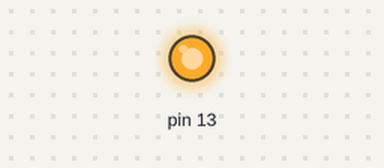
The sketch below on a simulated Arduino Uno, built with avr-gcc and run on an emulated ATmega328P. On the bench: output pins drawn as LEDs (lit = HIGH).

Above: at 0.1 s.
At 1.1 s:
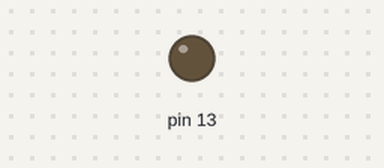
Timing chart, 0 to 2.6 s (numbered marks = the images above):
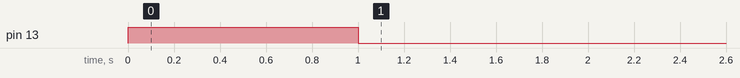

The sketch:

serial_receive_comm_eeprom_improved_further.ino
```cpp
#include <EEPROM.h>
int addr = 0; //address

void setup() {
  Serial.begin(9600);
  pinMode(13, OUTPUT);
  digitalWrite(13, HIGH);
  delay(1000);
  digitalWrite(13, LOW);
}

void loop()

{


  if    (Serial.available() > 0 ) {       //check if there is data


    int received = Serial.read();    //read data (one byte), store in received
    EEPROM.write(addr, received);     //write received to eeprom at address (default 0)

    addr = addr + 1;                         //increment address

  }
  if (addr >= 1023) {
    digitalWrite(13, HIGH);
  }


}
```
